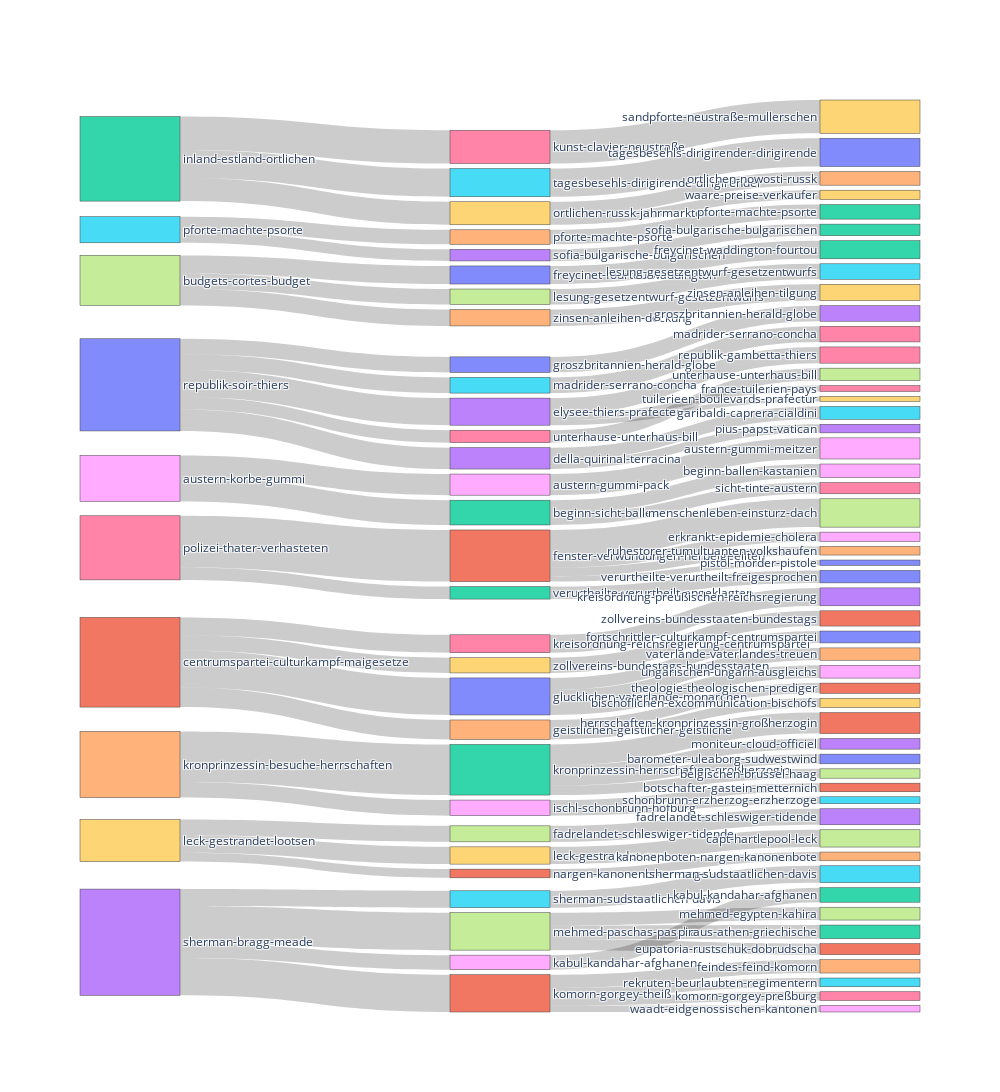

This figure's notebook cell:
### Code cell
fig.update_layout(
    autosize=False,
    width=1000,
    height=1500)
fig.show()

### Figure 1 — Plotly figure (JSON) as saved in the notebook; plotly's stock layout.template omitted (floating-point values rounded to 4 significant figures)
{"data": [{"link": {"source": [0, 0, 0, 0, 0, 1, 1, 1, 1, 2, 2, 2, 3, 3, 3, 3, 4, 4, 5, 5, 6, 6, 7, 7, 7, 8, 8, 9, 9, 9, 10, 10, 10, 11, 11, 11, 11, 12, 12, 12, 12, 13, 13, 13, 14, 15, 16, 17, 17, 17, 18, 18, 19, 19, 20, 21, 21, 21, 21, 22, 22, 23, 23, 24, 24, 25, 26, 27, 28, 29, 30, 31, 32, 33, 34, 35, 36, 37, 38, 39], "target": [36, 13, 20, 23, 25, 24, 26, 10, 29, 16, 19, 15, 17, 35, 21, 38, 18, 12, 33, 14, 32, 11, 34, 27, 30, 28, 22, 31, 37, 39, 64, 50, 68, 70, 74, 78, 47, 80, 41, 83, 87, 56, 76, 69, 42, 40, 49, 82, 67, 71, 81, 75, 89, 44, 43, 88, 84, 85, 86, 66, 58, 65, 73, 61, 79, 46, 53, 45, 48, 51, 52, 54, 60, 62, 59, 55, 57, 63, 72, 77], "value": [4368, 9533, 5464, 7531, 5516, 6854, 6300, 13025, 5357, 11721, 8099, 9916, 13172, 5944, 13130, 5110, 5484, 17794, 4080, 5121, 4389, 18158, 5781, 5440, 6354, 7435, 8714, 3067, 5628, 6077, 4336, 4173, 4516, 1893, 3028, 3271, 9966, 3407, 7367, 3732, 3288, 5709, 2059, 1765, 5121, 9916, 11721, 4777, 4519, 3876, 3022, 2462, 3298, 4801, 5464, 2291, 4693, 3078, 3068, 3935, 4779, 4511, 3020, 3606, 3248, 5516, 6300, 5440, 7435, 5357, 6354, 3067, 4389, 4080, 5781, 5944, 4368, 5628, 5110, 6077]}, "node": {"label": ["republik-soir-thiers", "centrumspartei-culturkampf-maigesetze", "inland-estland-ortlichen", "sherman-bragg-meade", "kronprinzessin-besuche-herrschaften", "pforte-machte-psorte", "polizei-thater-verhasteten", "budgets-cortes-budget", "austern-korbe-gummi", "leck-gestrandet-lootsen", "glucklichen-vaterlande-monarchen", "fenster-verwundungen-herbeigeeilten", "kronprinzessin-herrschaften-großherzogin", "elysee-thiers-prafecten", "pforte-machte-psorte", "tagesbesehls-dirigirende-dirigirender", "kunst-clavier-neustraße", "mehmed-paschas-pascha", "ischl-schonbrunn-hofburg", "ortlichen-russk-jahrmarkte", "groszbritannien-herald-globe", "komorn-gorgey-theiß", "beginn-sicht-ballen", "della-quirinal-terracina", "geistlichen-geistlicher-geistliche", "madrider-serrano-concha", "kreisordnung-reichsregierung-centrumspartei", "lesung-gesetzentwurf-gesetzentwurfs", "austern-gummi-pack", "zollvereins-bundestags-bundesstaaten", "freycinet-fourtou-waddington", "nargen-kanonenboten-segel", "verurtheilte-verurtheilt-angeklagten", "sofia-bulgarische-bulgarischen", "zinsen-anleihen-deckung", "sherman-sudstaatlichen-davis", "unterhause-unterhaus-bill", "fadrelandet-schleswiger-tidende", "kabul-kandahar-afghanen", "leck-gestrandet-capt", "tagesbesehls-dirigirender-dirigirende", "herrschaften-kronprinzessin-großherzogin", "pforte-machte-psorte", "groszbritannien-herald-globe", "ortlichen-nowosti-russk", "lesung-gesetzentwurf-gesetzentwurfs", "madrider-serrano-concha", "menschenleben-einsturz-dach", "austern-gummi-meitzer", "sandpforte-neustraße-mullerschen", "fortschrittler-culturkampf-centrumspartei", "zollvereins-bundesstaaten-bundestags", "freycinet-waddington-fourtou", "kreisordnung-preußischen-reichsregierung", "kanonenboten-nargen-kanonenbote", "sherman-sudstaatlichen-davis", "republik-gambetta-thiers", "unterhause-unterhaus-bill", "beginn-ballen-kastanien", "zinsen-anleihen-tilgung", "verurtheilte-verurtheilt-freigesprochen", "theologie-theologischen-prediger", "sofia-bulgarische-bulgarischen", "fadrelandet-schleswiger-tidende", "vaterlande-vaterlandes-treuen", "garibaldi-caprera-cialdini", "sicht-tinte-austern", "mehmed-egypten-kahira", "ungarischen-ungarn-ausgleichs", "tuilerieen-boulevards-prafectur", "pistol-morder-pistole", "eupatoria-rustschuk-dobrudscha", "kabul-kandahar-afghanen", "pius-papst-vatican", "ruhestorer-tumultuanten-volkshaufen", "schonbrunn-erzherzog-erzherzoge", "france-tuilerien-pays", "capt-hartlepool-leck", "erkrankt-epidemie-cholera", "bischoflichen-excommunication-bischofs", "barometer-uleaborg-sudwestwind", "botschafter-gastein-metternich", "piraus-athen-griechische", "moniteur-cloud-officiel", "feindes-feind-komorn", "rekruten-beurlaubten-regimentern", "komorn-gorgey-preßburg", "belgischen-brussel-haag", "waadt-eidgenossischen-kantonen", "waare-preise-verkaufer"], "pad": 5, "thickness": 100}, "type": "sankey"}], "layout": {"autosize": false, "height": 1500, "width": 1000}}
